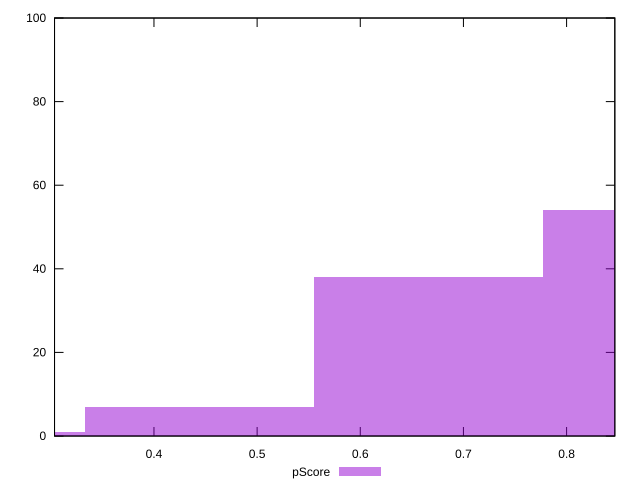

Write the gnuplot code that produced this figure.
reset

$pScore <<EOF
0.6660833380803051 38
0.2220277793601017 1
0.8881111174404068 54
0.4440555587202034 7
EOF

set key outside below
set boxwidth 0.2220277793601017
set xrange [0.3036144553468743:0.8467557238300821]
set yrange [0:100]
set trange [0:100]
set style fill transparent solid 0.5 noborder
set terminal svg size 640, 490 enhanced background rgb 'white'
set output "report_00013_2021-02-09T12-04-24.940Z/first-meaningful-paint/samples/pages/pScore/histogram.svg"

plot $pScore title "pScore" with boxes

reset
